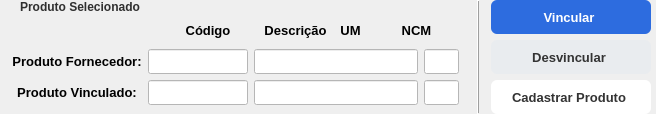
     <widget class="QWidget" name="widget_5" native="true">
      <property name="maximumSize">
       <size>
        <width>16777215</width>
        <height>120</height>
       </size>
      </property>
      <layout class="QHBoxLayout" name="horizontalLayout_8">
       <property name="leftMargin">
        <number>0</number>
       </property>
       <property name="topMargin">
        <number>0</number>
       </property>
       <property name="rightMargin">
        <number>0</number>
       </property>
       <property name="bottomMargin">
        <number>0</number>
       </property>
       <item>
        <widget class="QGroupBox" name="groupBox_3">
         <property name="styleSheet">
          <string notr="true">QGroupBox {
    border: none;
    margin-top: 18px;
    font-weight: 600;
    color: #2f2f2f;
}

QGroupBox::title {
    subcontrol-origin: margin;
    left: 12px;
    padding: 0 6px 0 6px;
}</string>
         </property>
         <property name="title">
          <string>Produto Selecionado</string>
         </property>
         <layout class="QVBoxLayout" name="verticalLayout_4">
          <property name="leftMargin">
           <number>6</number>
          </property>
          <property name="topMargin">
           <number>0</number>
          </property>
          <property name="rightMargin">
           <number>6</number>
          </property>
          <property name="bottomMargin">
           <number>6</number>
          </property>
          <item>
           <widget class="QWidget" name="widget_12" native="true">
            <property name="minimumSize">
             <size>
              <width>0</width>
              <height>25</height>
             </size>
            </property>
            <property name="maximumSize">
             <size>
              <width>16777215</width>
              <height>25</height>
             </size>
            </property>
            <layout class="QHBoxLayout" name="horizontalLayout_11">
             <property name="leftMargin">
              <number>6</number>
             </property>
             <property name="topMargin">
              <number>0</number>
             </property>
             <property name="rightMargin">
              <number>6</number>
             </property>
             <property name="bottomMargin">
              <number>0</number>
             </property>
             <item>
              <widget class="QLabel" name="label_10">
               <property name="minimumSize">
                <size>
                 <width>140</width>
                 <height>0</height>
                </size>
               </property>
               <property name="maximumSize">
                <size>
                 <width>140</width>
                 <height>16777215</height>
                </size>
               </property>
               <property name="font">
                <font>
                 <family>Segoe UI</family>
                 <pointsize>10</pointsize>
                 <weight>75</weight>
                 <bold>true</bold>
                </font>
               </property>
               <property name="text">
                <string/>
               </property>
               <property name="alignment">
                <set>Qt::AlignCenter</set>
               </property>
              </widget>
             </item>
             <item>
              <widget class="QLabel" name="label_11">
               <property name="minimumSize">
                <size>
                 <width>100</width>
                 <height>0</height>
                </size>
               </property>
               <property name="maximumSize">
                <size>
                 <width>100</width>
                 <height>16777215</height>
                </size>
               </property>
               <property name="font">
                <font>
                 <family>Segoe UI</family>
                 <pointsize>10</pointsize>
                 <weight>75</weight>
                 <bold>true</bold>
                </font>
               </property>
               <property name="text">
                <string>Código</string>
               </property>
               <property name="alignment">
                <set>Qt::AlignCenter</set>
               </property>
              </widget>
             </item>
             <item>
              <widget class="QLabel" name="label_12">
               <property name="minimumSize">
                <size>
                 <width>0</width>
                 <height>0</height>
                </size>
               </property>
               <property name="maximumSize">
                <size>
                 <width>16777215</width>
                 <height>16777215</height>
                </size>
               </property>
               <property name="font">
                <font>
                 <family>Segoe UI</family>
                 <pointsize>10</pointsize>
                 <weight>75</weight>
                 <bold>true</bold>
                </font>
               </property>
               <property name="text">
                <string>Descrição</string>
               </property>
               <property name="alignment">
                <set>Qt::AlignCenter</set>
               </property>
              </widget>
             </item>
             <item>
              <widget class="QLabel" name="label_13">
               <property name="minimumSize">
                <size>
                 <width>35</width>
                 <height>0</height>
                </size>
               </property>
               <property name="maximumSize">
                <size>
                 <width>35</width>
                 <height>16777215</height>
                </size>
               </property>
               <property name="font">
                <font>
                 <family>Segoe UI</family>
                 <pointsize>10</pointsize>
                 <weight>75</weight>
                 <bold>true</bold>
                </font>
               </property>
               <property name="text">
                <string>UM</string>
               </property>
               <property name="alignment">
                <set>Qt::AlignCenter</set>
               </property>
              </widget>
             </item>
             <item>
              <widget class="QLabel" name="label_14">
               <property name="minimumSize">
                <size>
                 <width>85</width>
                 <height>0</height>
                </size>
               </property>
               <property name="maximumSize">
                <size>
                 <width>85</width>
                 <height>16777215</height>
                </size>
               </property>
               <property name="font">
                <font>
                 <family>Segoe UI</family>
                 <pointsize>10</pointsize>
                 <weight>75</weight>
                 <bold>true</bold>
                </font>
               </property>
               <property name="text">
                <string>NCM</string>
               </property>
               <property name="alignment">
                <set>Qt::AlignCenter</set>
               </property>
              </widget>
             </item>
            </layout>
           </widget>
          </item>
          <item>
           <widget class="QWidget" name="widget_11" native="true">
            <property name="minimumSize">
             <size>
              <width>0</width>
              <height>25</height>
             </size>
            </property>
            <property name="maximumSize">
             <size>
              <width>16777215</width>
              <height>25</height>
             </size>
            </property>
            <layout class="QHBoxLayout" name="horizontalLayout_10">
             <property name="leftMargin">
              <number>6</number>
             </property>
             <property name="topMargin">
              <number>0</number>
             </property>
             <property name="rightMargin">
              <number>6</number>
             </property>
             <property name="bottomMargin">
              <number>0</number>
             </property>
             <item>
              <widget class="QLabel" name="label_7">
               <property name="minimumSize">
                <size>
                 <width>130</width>
                 <height>0</height>
                </size>
               </property>
               <property name="maximumSize">
                <size>
                 <width>130</width>
                 <height>16777215</height>
                </size>
               </property>
               <property name="font">
                <font>
                 <family>Segoe UI</family>
                 <pointsize>10</pointsize>
                 <weight>75</weight>
                 <bold>true</bold>
                </font>
               </property>
               <property name="text">
                <string>Produto Fornecedor:</string>
               </property>
               <property name="alignment">
                <set>Qt::AlignCenter</set>
               </property>
              </widget>
             </item>
             <item>
              <widget class="QLineEdit" name="line_cod_f">
               <property name="sizePolicy">
                <sizepolicy hsizetype="Preferred" vsizetype="Preferred">
                 <horstretch>0</horstretch>
                 <verstretch>0</verstretch>
                </sizepolicy>
               </property>
               <property name="minimumSize">
                <size>
                 <width>100</width>
                 <height>0</height>
                </size>
               </property>
               <property name="maximumSize">
                <size>
                 <width>100</width>
                 <height>16777215</height>
                </size>
               </property>
               <property name="font">
                <font>
                 <family>Segoe UI</family>
                 <pointsize>10</pointsize>
                </font>
               </property>
               <property name="styleSheet">
                <string notr="true">background-color: rgb(255, 255, 255);</string>
               </property>
               <property name="alignment">
                <set>Qt::AlignCenter</set>
               </property>
               <property name="readOnly">
                <bool>true</bool>
               </property>
              </widget>
             </item>
             <item>
              <widget class="QLineEdit" name="line_descr_f">
               <property name="sizePolicy">
                <sizepolicy hsizetype="Preferred" vsizetype="Preferred">
                 <horstretch>0</horstretch>
                 <verstretch>0</verstretch>
                </sizepolicy>
               </property>
               <property name="minimumSize">
                <size>
                 <width>0</width>
                 <height>0</height>
                </size>
               </property>
               <property name="maximumSize">
                <size>
                 <width>16777215</width>
                 <height>16777215</height>
                </size>
               </property>
               <property name="font">
                <font>
                 <family>Segoe UI</family>
                 <pointsize>10</pointsize>
                </font>
               </property>
               <property name="styleSheet">
                <string notr="true">background-color: rgb(255, 255, 255);</string>
               </property>
               <property name="readOnly">
                <bool>true</bool>
               </property>
              </widget>
             </item>
             <item>
              <widget class="QLineEdit" name="line_um_f">
               <property name="sizePolicy">
                <sizepolicy hsizetype="Preferred" vsizetype="Preferred">
                 <horstretch>0</horstretch>
                 <verstretch>0</verstretch>
                </sizepolicy>
               </property>
               <property name="minimumSize">
                <size>
                 <width>35</width>
                 <height>0</height>
                </size>
               </property>
               <property name="maximumSize">
                <size>
                 <width>35</width>
                 <height>16777215</height>
                </size>
               </property>
               <property name="font">
                <font>
                 <family>Segoe UI</family>
                 <pointsize>10</pointsize>
                </font>
               </property>
               <property name="styleSheet">
                <string notr="true">background-color: rgb(255, 255, 255);</string>
               </property>
               <property name="alignment">
                <set>Qt::AlignCenter</set>
               </property>
               <property name="readOnly">
                <bool>true</bool>
               </property>
              </widget>
             </item>
            </layout>
           </widget>
          </item>
          <item>
           <widget class="QWidget" name="widget_10" native="true">
            <property name="minimumSize">
             <size>
              <width>0</width>
              <height>25</height>
             </size>
            </property>
            <property name="maximumSize">
             <size>
              <width>16777215</width>
              <height>25</height>
             </size>
            </property>
            <layout class="QHBoxLayout" name="horizontalLayout_9">
             <property name="leftMargin">
              <number>6</number>
             </property>
             <property name="topMargin">
              <number>0</number>
             </property>
             <property name="rightMargin">
              <number>6</number>
             </property>
             <property name="bottomMargin">
              <number>0</number>
             </property>
             <item>
              <widget class="QLabel" name="label_6">
               <property name="minimumSize">
                <size>
                 <width>130</width>
                 <height>0</height>
                </size>
               </property>
               <property name="maximumSize">
                <size>
                 <width>130</width>
                 <height>16777215</height>
                </size>
               </property>
               <property name="font">
                <font>
                 <family>Segoe UI</family>
                 <pointsize>10</pointsize>
                 <weight>75</weight>
                 <bold>true</bold>
                </font>
               </property>
               <property name="text">
                <string>Produto Vinculado:</string>
               </property>
               <property name="alignment">
                <set>Qt::AlignCenter</set>
               </property>
              </widget>
             </item>
             <item>
              <widget class="QLineEdit" name="line_cod_s">
               <property name="sizePolicy">
                <sizepolicy hsizetype="Preferred" vsizetype="Preferred">
                 <horstretch>0</horstretch>
                 <verstretch>0</verstretch>
                </sizepolicy>
               </property>
               <property name="minimumSize">
                <size>
                 <width>100</width>
                 <height>0</height>
                </size>
               </property>
               <property name="maximumSize">
                <size>
                 <width>100</width>
                 <height>16777215</height>
                </size>
               </property>
               <property name="font">
                <font>
                 <family>Segoe UI</family>
                 <pointsize>10</pointsize>
                </font>
               </property>
               <property name="styleSheet">
                <string notr="true">background-color: rgb(255, 255, 255);</string>
               </property>
               <property name="alignment">
                <set>Qt::AlignCenter</set>
               </property>
               <property name="readOnly">
                <bool>true</bool>
               </property>
              </widget>
             </item>
             <item>
              <widget class="QLineEdit" name="line_descr_s">
               <property name="sizePolicy">
                <sizepolicy hsizetype="Preferred" vsizetype="Preferred">
                 <horstretch>0</horstretch>
                 <verstretch>0</verstretch>
                </sizepolicy>
               </property>
               <property name="minimumSize">
                <size>
                 <width>0</width>
                 <height>0</height>
                </size>
               </property>
               <property name="maximumSize">
                <size>
                 <width>16777215</width>
                 <height>16777215</height>
                </size>
               </property>
               <property name="font">
                <font>
                 <family>Segoe UI</family>
                 <pointsize>10</pointsize>
                </font>
               </property>
               <property name="styleSheet">
                <string notr="true">background-color: rgb(255, 255, 255);</string>
               </property>
               <property name="readOnly">
                <bool>true</bool>
               </property>
              </widget>
             </item>
             <item>
              <widget class="QLineEdit" name="line_um_s">
               <property name="sizePolicy">
                <sizepolicy hsizetype="Preferred" vsizetype="Preferred">
                 <horstretch>0</horstretch>
                 <verstretch>0</verstretch>
                </sizepolicy>
               </property>
               <property name="minimumSize">
                <size>
                 <width>35</width>
                 <height>0</height>
                </size>
               </property>
               <property name="maximumSize">
                <size>
                 <width>35</width>
                 <height>16777215</height>
                </size>
               </property>
               <property name="font">
                <font>
                 <family>Segoe UI</family>
                 <pointsize>10</pointsize>
                </font>
               </property>
               <property name="styleSheet">
                <string notr="true">background-color: rgb(255, 255, 255);</string>
               </property>
               <property name="alignment">
                <set>Qt::AlignCenter</set>
               </property>
               <property name="readOnly">
                <bool>true</bool>
               </property>
              </widget>
             </item>
            </layout>
           </widget>
          </item>
         </layout>
        </widget>
       </item>
       <item>
        <widget class="QFrame" name="frame_3">
         <property name="frameShape">
          <enum>QFrame::VLine</enum>
         </property>
         <property name="frameShadow">
          <enum>QFrame::Raised</enum>
         </property>
        </widget>
       </item>
       <item>
        <widget class="QWidget" name="widget_8" native="true">
         <property name="minimumSize">
          <size>
           <width>170</width>
           <height>0</height>
          </size>
         </property>
         <property name="maximumSize">
          <size>
           <width>170</width>
           <height>16777215</height>
          </size>
         </property>
         <property name="layoutDirection">
          <enum>Qt::LeftToRight</enum>
         </property>
         <layout class="QVBoxLayout" name="verticalLayout_5">
          <property name="leftMargin">
           <number>0</number>
          </property>
          <property name="topMargin">
           <number>0</number>
          </property>
          <property name="rightMargin">
           <number>0</number>
          </property>
          <property name="bottomMargin">
           <number>0</number>
          </property>
          <item>
           <widget class="QWidget" name="widget_3" native="true">
            <property name="minimumSize">
             <size>
              <width>34</width>
              <height>0</height>
             </size>
            </property>
            <layout class="QHBoxLayout" name="horizontalLayout_2">
             <property name="spacing">
              <number>0</number>
             </property>
             <property name="leftMargin">
              <number>0</number>
             </property>
             <property name="topMargin">
              <number>0</number>
             </property>
             <property name="rightMargin">
              <number>0</number>
             </property>
             <property name="bottomMargin">
              <number>0</number>
             </property>
             <item>
              <widget class="QPushButton" name="btn_Vincular">
               <property name="sizePolicy">
                <sizepolicy hsizetype="Fixed" vsizetype="Fixed">
                 <horstretch>0</horstretch>
                 <verstretch>0</verstretch>
                </sizepolicy>
               </property>
               <property name="minimumSize">
                <size>
                 <width>160</width>
                 <height>34</height>
                </size>
               </property>
               <property name="maximumSize">
                <size>
                 <width>160</width>
                 <height>16777215</height>
                </size>
               </property>
               <property name="font">
                <font>
                 <family>Segoe UI</family>
                 <pointsize>10</pointsize>
                 <weight>75</weight>
                 <bold>true</bold>
                 <kerning>true</kerning>
                </font>
               </property>
               <property name="cursor">
                <cursorShape>PointingHandCursor</cursorShape>
               </property>
               <property name="layoutDirection">
                <enum>Qt::LeftToRight</enum>
               </property>
               <property name="autoFillBackground">
                <bool>false</bool>
               </property>
               <property name="styleSheet">
                <string notr="true">QPushButton {
    min-height: 34px;
    padding: 0 16px;
    border-radius: 6px;
    font-size: 10pt;
}

QPushButton {
    background-color: #2d6cdf;
    color: white;
    border: none;
}

QPushButton:hover {
    background-color: #1f5cc0;
}

QPushButton {
    padding-left: 12px;
    padding-right: 16px;
}</string>
               </property>
               <property name="text">
                <string>Vincular</string>
               </property>
               <property name="icon">
                <iconset>
                 <normaloff>../arquivos/icones/arrow-right.svg</normaloff>../arquivos/icones/arrow-right.svg</iconset>
               </property>
               <property name="checkable">
                <bool>false</bool>
               </property>
               <property name="autoDefault">
                <bool>false</bool>
               </property>
               <property name="default">
                <bool>false</bool>
               </property>
               <property name="flat">
                <bool>false</bool>
               </property>
              </widget>
             </item>
            </layout>
           </widget>
          </item>
          <item>
           <widget class="QWidget" name="widget_13" native="true">
            <property name="minimumSize">
             <size>
              <width>0</width>
              <height>34</height>
             </size>
            </property>
            <layout class="QHBoxLayout" name="horizontalLayout_12">
             <property name="leftMargin">
              <number>0</number>
             </property>
             <property name="topMargin">
              <number>0</number>
             </property>
             <property name="rightMargin">
              <number>0</number>
             </property>
             <property name="bottomMargin">
              <number>0</number>
             </property>
             <item>
              <widget class="QPushButton" name="btn_Desvincular">
               <property name="sizePolicy">
                <sizepolicy hsizetype="Fixed" vsizetype="Fixed">
                 <horstretch>0</horstretch>
                 <verstretch>0</verstretch>
                </sizepolicy>
               </property>
               <property name="minimumSize">
                <size>
                 <width>160</width>
                 <height>34</height>
                </size>
               </property>
               <property name="maximumSize">
                <size>
                 <width>160</width>
                 <height>16777215</height>
                </size>
               </property>
               <property name="font">
                <font>
                 <family>Segoe UI</family>
                 <pointsize>10</pointsize>
                 <weight>75</weight>
                 <bold>true</bold>
                 <kerning>true</kerning>
                </font>
               </property>
               <property name="cursor">
                <cursorShape>PointingHandCursor</cursorShape>
               </property>
               <property name="layoutDirection">
                <enum>Qt::LeftToRight</enum>
               </property>
               <property name="autoFillBackground">
                <bool>false</bool>
               </property>
               <property name="styleSheet">
                <string notr="true">QPushButton {
    min-height: 34px;
    padding: 0 16px;
    border-radius: 6px;
    font-size: 10pt;
}

QPushButton {
    background-color: #e9ecef;
    color: #333333;
    border: none;
}

QPushButton:hover {
    background-color: #dde2e6;
}

QPushButton {
    padding-left: 12px;
    padding-right: 16px;
}</string>
               </property>
               <property name="text">
                <string>Desvincular</string>
               </property>
               <property name="icon">
                <iconset>
                 <normaloff>../arquivos/icones/arrow-left.svg</normaloff>../arquivos/icones/arrow-left.svg</iconset>
               </property>
               <property name="checkable">
                <bool>false</bool>
               </property>
               <property name="autoDefault">
                <bool>false</bool>
               </property>
               <property name="default">
                <bool>false</bool>
               </property>
               <property name="flat">
                <bool>false</bool>
               </property>
              </widget>
             </item>
            </layout>
           </widget>
          </item>
          <item>
           <widget class="QWidget" name="widget_14" native="true">
            <property name="minimumSize">
             <size>
              <width>0</width>
              <height>34</height>
             </size>
            </property>
            <layout class="QHBoxLayout" name="horizontalLayout_13">
             <property name="leftMargin">
              <number>0</number>
             </property>
             <property name="topMargin">
              <number>0</number>
             </property>
             <property name="rightMargin">
              <number>0</number>
             </property>
             <property name="bottomMargin">
              <number>0</number>
             </property>
             <item>
              <widget class="QPushButton" name="btn_Cadastrar">
               <property name="sizePolicy">
                <sizepolicy hsizetype="Fixed" vsizetype="Fixed">
                 <horstretch>0</horstretch>
                 <verstretch>0</verstretch>
                </sizepolicy>
               </property>
               <property name="minimumSize">
                <size>
                 <width>160</width>
                 <height>34</height>
                </size>
               </property>
               <property name="maximumSize">
                <size>
                 <width>160</width>
                 <height>16777215</height>
                </size>
               </property>
               <property name="font">
                <font>
                 <family>Segoe UI</family>
                 <pointsize>10</pointsize>
                 <weight>75</weight>
                 <bold>true</bold>
                 <kerning>true</kerning>
                </font>
               </property>
               <property name="cursor">
                <cursorShape>PointingHandCursor</cursorShape>
               </property>
               <property name="styleSheet">
                <string notr="true">QPushButton {
    min-height: 34px;
    padding: 0 16px;
    border-radius: 6px;
    font-size: 10pt;
}

QPushButton {
    background-color: #ffffff;
    color: #333333;
}

QPushButton:hover {
    background-color: #f5f7fa;
}

QPushButton {
    padding-left: 12px;
    padding-right: 16px;
}</string>
               </property>
               <property name="text">
                <string>Cadastrar Produto</string>
               </property>
               <property name="icon">
                <iconset>
                 <normaloff>../arquivos/icones/plus.svg</normaloff>../arquivos/icones/plus.svg</iconset>
               </property>
              </widget>
             </item>
            </layout>
           </widget>
          </item>
         </layout>
        </widget>
       </item>
      </layout>
     </widget>
